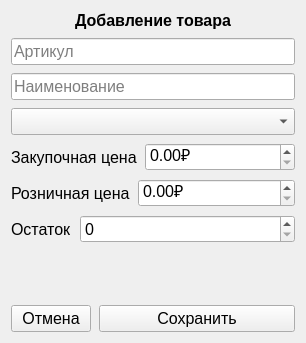
<?xml version="1.0" encoding="UTF-8"?>
<ui version="4.0">
 <class>AddProductForm</class>
 <widget class="QWidget" name="AddProductForm">
  <property name="windowModality">
   <enum>Qt::WindowModality::NonModal</enum>
  </property>
  <property name="geometry">
   <rect>
    <x>0</x>
    <y>0</y>
    <width>306</width>
    <height>343</height>
   </rect>
  </property>
  <property name="font">
   <font>
    <pointsize>12</pointsize>
   </font>
  </property>
  <property name="windowTitle">
   <string>Товар</string>
  </property>
  <layout class="QVBoxLayout" name="verticalLayout">
   <property name="spacing">
    <number>8</number>
   </property>
   <item>
    <widget class="QLabel" name="lHeader">
     <property name="font">
      <font>
       <pointsize>12</pointsize>
       <bold>true</bold>
      </font>
     </property>
     <property name="text">
      <string>Добавление товара</string>
     </property>
     <property name="alignment">
      <set>Qt::AlignmentFlag::AlignCenter</set>
     </property>
     <property name="margin">
      <number>6</number>
     </property>
    </widget>
   </item>
   <item>
    <widget class="QLineEdit" name="leArticle">
     <property name="placeholderText">
      <string>Артикул</string>
     </property>
    </widget>
   </item>
   <item>
    <widget class="QLineEdit" name="leName">
     <property name="placeholderText">
      <string>Наименование</string>
     </property>
    </widget>
   </item>
   <item>
    <widget class="QComboBox" name="cbCategory">
     <property name="placeholderText">
      <string>Категория</string>
     </property>
    </widget>
   </item>
   <item>
    <layout class="QHBoxLayout" name="horizontalLayout_4" stretch="0,1">
     <item>
      <widget class="QLabel" name="lPurchasePrice">
       <property name="text">
        <string>Закупочная цена</string>
       </property>
      </widget>
     </item>
     <item>
      <widget class="QDoubleSpinBox" name="dsbPurchasePrice">
       <property name="suffix">
        <string>₽ </string>
       </property>
       <property name="maximum">
        <double>2147483647.000000000000000</double>
       </property>
      </widget>
     </item>
    </layout>
   </item>
   <item>
    <layout class="QHBoxLayout" name="horizontalLayout_5" stretch="0,1">
     <item>
      <widget class="QLabel" name="lRetailPrice">
       <property name="text">
        <string>Розничная цена</string>
       </property>
      </widget>
     </item>
     <item>
      <widget class="QDoubleSpinBox" name="dsbRetailPrice">
       <property name="suffix">
        <string>₽</string>
       </property>
       <property name="maximum">
        <double>2147483647.000000000000000</double>
       </property>
      </widget>
     </item>
    </layout>
   </item>
   <item>
    <layout class="QHBoxLayout" name="horizontalLayout_6" stretch="0,1">
     <item>
      <widget class="QLabel" name="lStock">
       <property name="text">
        <string>Остаток</string>
       </property>
      </widget>
     </item>
     <item>
      <widget class="QSpinBox" name="sbStock">
       <property name="maximum">
        <number>2147483647</number>
       </property>
      </widget>
     </item>
    </layout>
   </item>
   <item>
    <spacer name="verticalSpacer">
     <property name="orientation">
      <enum>Qt::Orientation::Vertical</enum>
     </property>
     <property name="sizeHint" stdset="0">
      <size>
       <width>20</width>
       <height>40</height>
      </size>
     </property>
    </spacer>
   </item>
   <item>
    <layout class="QHBoxLayout" name="horizontalLayout_7" stretch="20,80">
     <item>
      <widget class="QPushButton" name="pbCancel">
       <property name="text">
        <string>Отмена</string>
       </property>
      </widget>
     </item>
     <item>
      <widget class="QPushButton" name="pbSave">
       <property name="text">
        <string>Сохранить</string>
       </property>
      </widget>
     </item>
    </layout>
   </item>
  </layout>
 </widget>
 <resources/>
 <connections/>
</ui>
